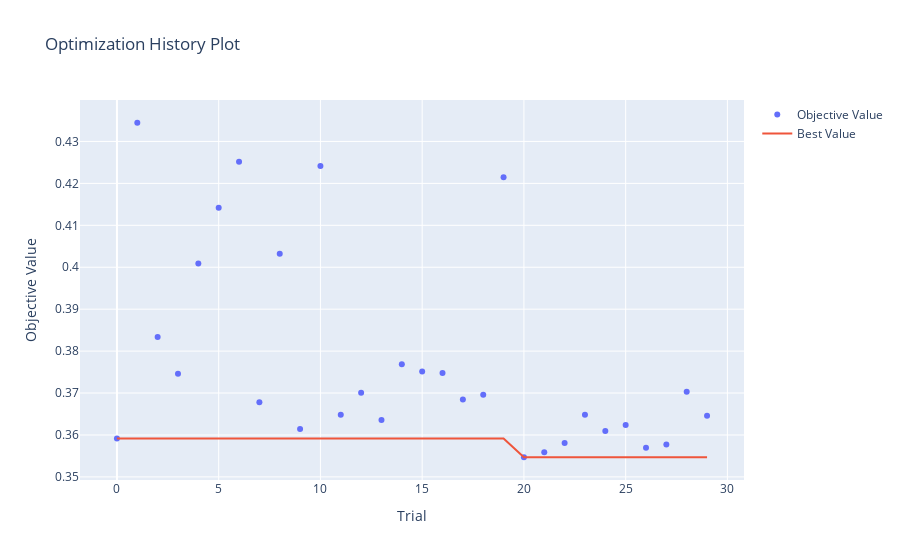

Write notebook code for a chart like this one.
### Code cell
from optuna.visualization import (
    plot_optimization_history,
    plot_param_importances,
    plot_parallel_coordinate,
    plot_slice,
    plot_contour,
    plot_edf
)

# Optimization History
plot_optimization_history(study).show()

### Figure 1 — Plotly figure (JSON) as saved in the notebook; plotly's stock layout.template omitted (floating-point values rounded to 4 significant figures)
{"data": [{"mode": "markers", "name": "Objective Value", "type": "scatter", "x": [0, 1, 2, 3, 4, 5, 6, 7, 8, 9, 10, 11, 12, 13, 14, 15, 16, 17, 18, 19, 20, 21, 22, 23, 24, 25, 26, 27, 28, 29], "y": [0.3591, 0.4345, 0.3834, 0.3746, 0.4009, 0.4142, 0.4251, 0.3678, 0.4032, 0.3614, 0.4241, 0.3648, 0.3701, 0.3636, 0.3769, 0.3751, 0.3748, 0.3685, 0.3696, 0.4215, 0.3547, 0.3559, 0.3581, 0.3648, 0.3609, 0.3624, 0.3569, 0.3577, 0.3703, 0.3646]}, {"mode": "lines", "name": "Best Value", "type": "scatter", "x": [0, 1, 2, 3, 4, 5, 6, 7, 8, 9, 10, 11, 12, 13, 14, 15, 16, 17, 18, 19, 20, 21, 22, 23, 24, 25, 26, 27, 28, 29], "y": [0.3591, 0.3591, 0.3591, 0.3591, 0.3591, 0.3591, 0.3591, 0.3591, 0.3591, 0.3591, 0.3591, 0.3591, 0.3591, 0.3591, 0.3591, 0.3591, 0.3591, 0.3591, 0.3591, 0.3591, 0.3547, 0.3547, 0.3547, 0.3547, 0.3547, 0.3547, 0.3547, 0.3547, 0.3547, 0.3547]}, {"marker": {"color": "#cccccc"}, "mode": "markers", "name": "Infeasible Trial", "showlegend": false, "type": "scatter", "x": [], "y": []}], "layout": {"title": {"text": "Optimization History Plot"}, "xaxis": {"title": {"text": "Trial"}}, "yaxis": {"title": {"text": "Objective Value"}}}}
